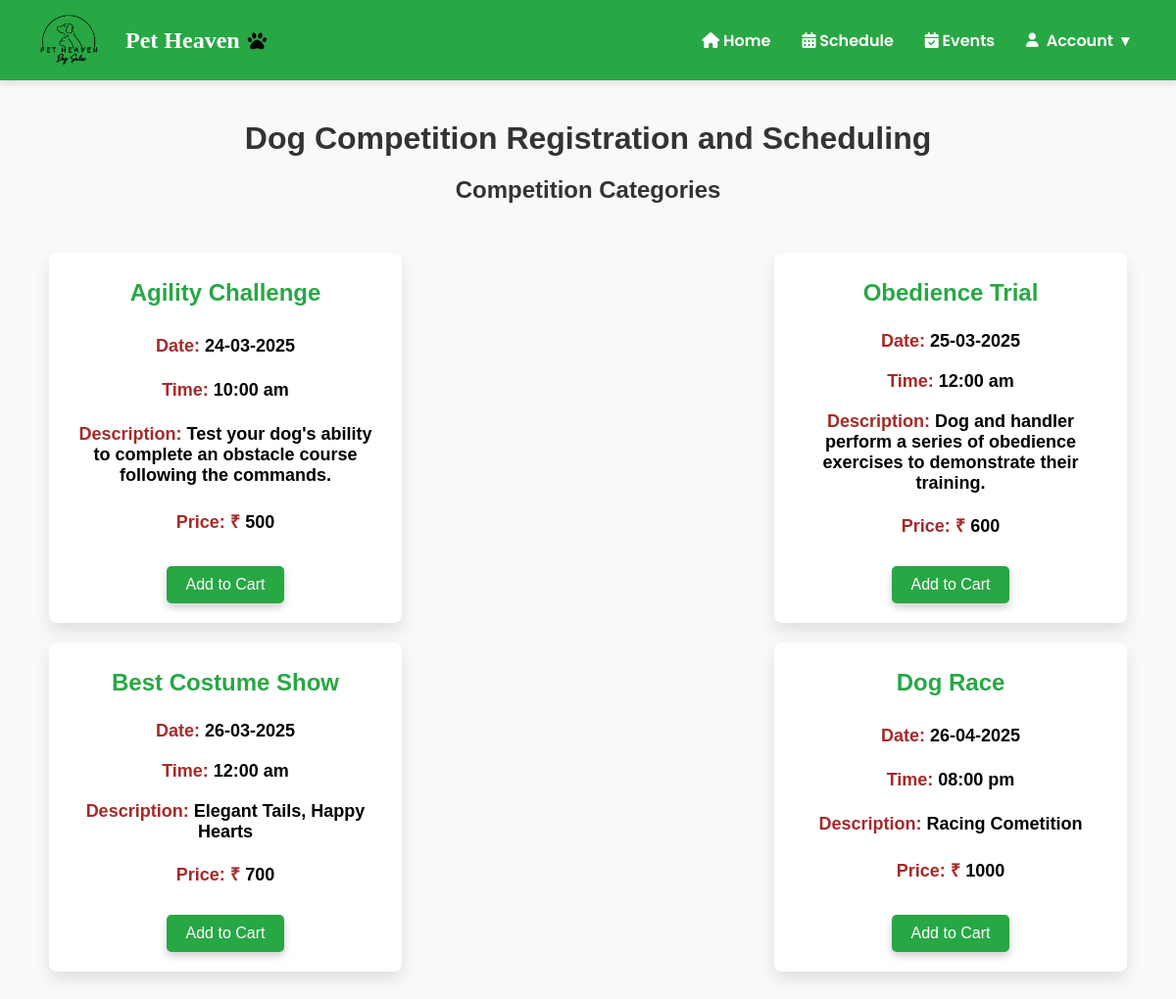
The page /c on the database as committed earlier.
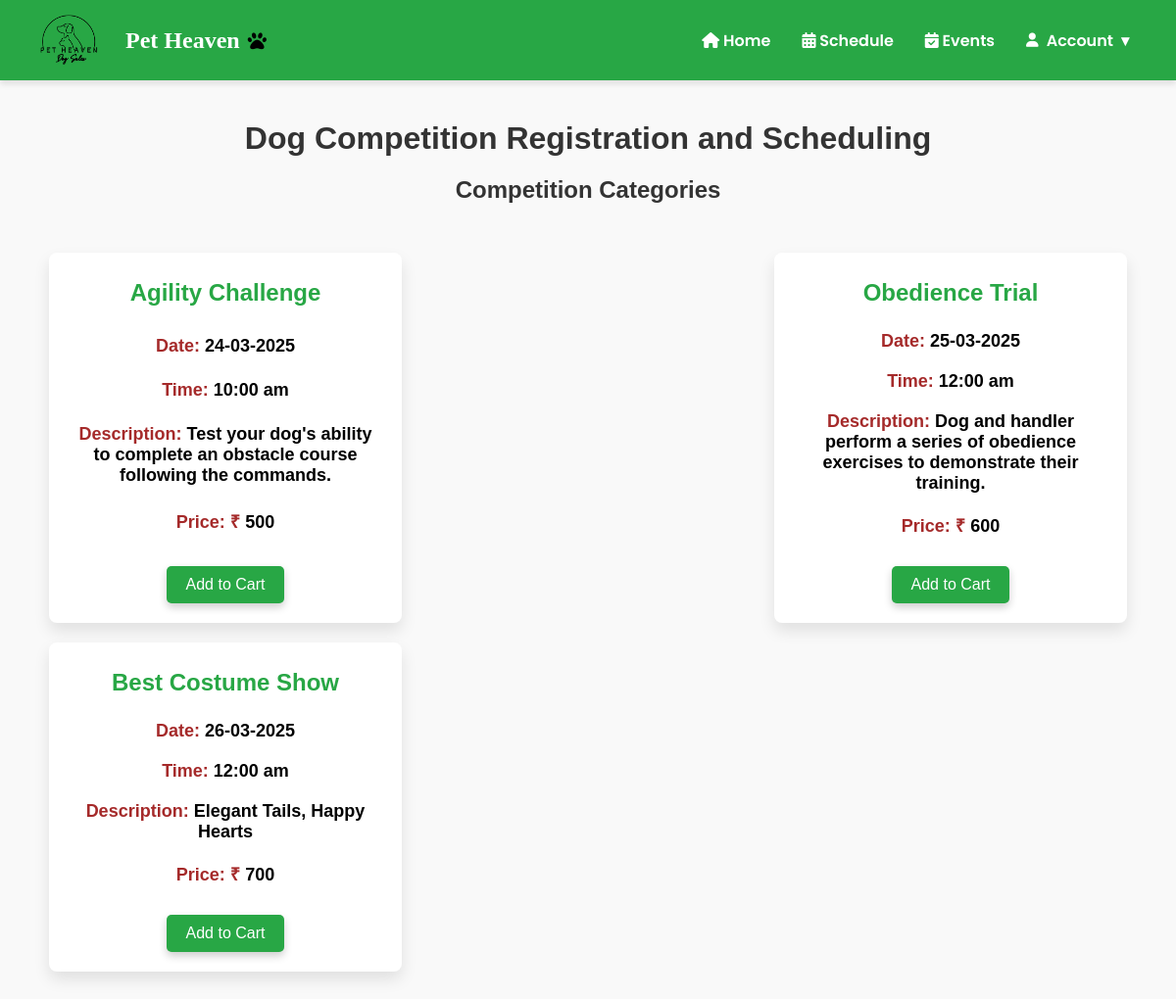
The same page on the database as committed later.
### models.py (models this page shows, shortened)
class Competition(db.Model):
    __tablename__ = 'competition'
    id = db.Column(db.Integer, primary_key=True)
    title = db.Column(db.String(100), nullable=False)
    date = db.Column(db.String(100), nullable=False)
    time = db.Column(db.String(100), nullable=False)
    description = db.Column(db.Text, nullable=False)
    price = db.Column(db.Integer, nullable=False)

### app.py (the view)
@app.route('/c')
def home4():
    services = Competition.query.all()
    return render_template('index4.html', services=services)

### templates/index4.html (shortened to what this page needs)
<!DOCTYPE html>
<html lang="en">
<head>
    <link rel="stylesheet" href="../static/css/style4.css">
    <link rel="stylesheet" href="https://cdnjs.cloudflare.com/ajax/libs/font-awesome/6.0.0/css/all.min.css">
</head>
<body>
    <nav class="navbar">
         <div class="logo">
            <img src="{{ url_for('static', filename='images/logo1.png') }}" alt="Pet Heaven Logo">
      <span>Pet Heaven</span>
        </div>
        <ul class="nav-links">
          <li><a href="/customer_dashboard" class="nav-link" id="home-link"><i class="fas fa-home"></i> Home</a></li>
          <li><a href="{{ url_for('schedule4') }}" class="nav-link"><i class="fa-solid fa-calendar-alt"></i> Schedule</a></li>
          <li><a href="{{ url_for('myevents4') }}" class="nav-link" ><i class="fa-solid fa-calendar-check"></i> Events</a></li>
          <li class="dropdown">
            <a href="#" class="dropdown-toggle"><i class="fa-solid fa-user"></i> Account <span>&#9662;</span></a>
          </li>
        </ul>
    </nav>
    <div class="container">
        <h1>Dog Competition Registration and Scheduling</h1>
        <section class="competition-overview">
            <h2>Competition Categories</h2>
            <div class="cards">
                {% for service in services %}
                <div class="card">
                    <h3>{{ service.title }}</h3>
                    <p><strong>Date:</strong> {{ service.date }}</p>
                    <p><strong>Time: </strong> {{ service.time }}</p>
                    <p><strong>Description: </strong> {{ service.description }}</p>
                    <p><strong>Price: ₹</strong> {{ service.price }}</p>
                    <div class="button-container">
                        <button class="add-to-cart" data-id="{{ service.id }}">Add to Cart</button>
                      </div>
                    </div>
                {% else %}
                <p>No services available</p>
                {% endfor %}
            </div>
        </section>
    </div>
</body>
</html>

Rows that differ between the two databases and show on the page:
removed Competition: title "Dog Race", date "26-04-2025", time "08:00 pm", description "Racing Cometition", price "1000"
